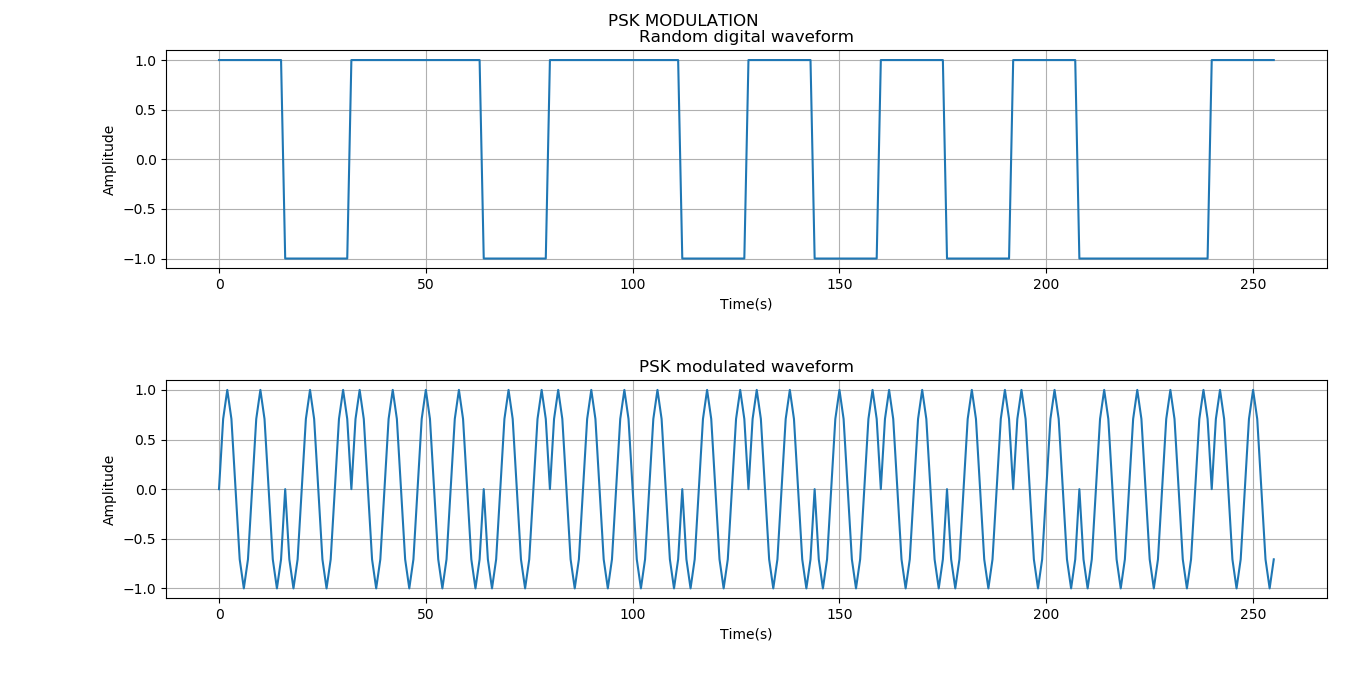

The script that drew this image:
'''
This script is used to generate PSK modulated waveform from random generated digital signal.
In case of PSK the output waveform has 180 degree phase shift when input bit is -ve 
and 0 degree phase shift when the input bit is +ve. 
'''


import math
import matplotlib.pyplot as plt
import numpy as np
from random import random

#random signal generation
bit_length = int(input("Enter the bit duration : "))
total_length = int(input("Enter the total duration : "))
n_sym = math.ceil(total_length/bit_length)
input_bits = [random()-0.5 for i in range(n_sym)]
syms = [1 if i>=0 else -1 for i in input_bits]
input_stream = []
for i in syms:
	for _ in range(bit_length):
		input_stream.append(i)

#PSK modulation
t = [i for i in range(total_length)]
fc = 1/(0.5*bit_length)
c = [math.sin(2*math.pi*fc*i) for i in t]
psk = [i*j for i,j in zip(c,input_stream)]

plt.suptitle("PSK MODULATION")
plt.subplot(211)
plt.title("Random digital waveform")
plt.plot(input_stream),plt.grid()
plt.xlabel("Time(s)"),plt.ylabel("Amplitude")
plt.subplot(212)
plt.title("PSK modulated waveform")
plt.plot(psk),plt.grid()
plt.xlabel("Time(s)"),plt.ylabel("Amplitude")
plt.tight_layout(),plt.show()
